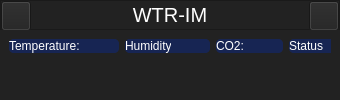
                <widget class="QWidget" name="sensor1_page">
                 <property name="styleSheet">
                  <string notr="true">background-color: rgb(34, 34, 34);
</string>
                 </property>
                 <layout class="QVBoxLayout" name="verticalLayout_7">
                  <property name="spacing">
                   <number>0</number>
                  </property>
                  <property name="leftMargin">
                   <number>0</number>
                  </property>
                  <property name="topMargin">
                   <number>0</number>
                  </property>
                  <property name="rightMargin">
                   <number>0</number>
                  </property>
                  <property name="bottomMargin">
                   <number>0</number>
                  </property>
                  <item>
                   <widget class="QFrame" name="sensor1_main_frame">
                    <property name="styleSheet">
                     <string notr="true">background-color: rgb(34, 34, 34);
</string>
                    </property>
                    <property name="frameShape">
                     <enum>QFrame::NoFrame</enum>
                    </property>
                    <property name="frameShadow">
                     <enum>QFrame::Raised</enum>
                    </property>
                    <layout class="QVBoxLayout" name="verticalLayout_6">
                     <property name="spacing">
                      <number>0</number>
                     </property>
                     <property name="leftMargin">
                      <number>0</number>
                     </property>
                     <property name="topMargin">
                      <number>0</number>
                     </property>
                     <property name="rightMargin">
                      <number>0</number>
                     </property>
                     <property name="bottomMargin">
                      <number>0</number>
                     </property>
                     <item>
                      <widget class="QFrame" name="sensor1_header">
                       <property name="maximumSize">
                        <size>
                         <width>16777215</width>
                         <height>30</height>
                        </size>
                       </property>
                       <property name="styleSheet">
                        <string notr="true">QPushButton{
	background-color: rgb(34, 34, 34);
}
QPushButton:hover{
	background-color: rgb(0, 104, 156);
	border-radius: 5px;
}
QLabel{
	background-color: rgb(34, 34, 34);
}
</string>
                       </property>
                       <property name="frameShape">
                        <enum>QFrame::StyledPanel</enum>
                       </property>
                       <property name="frameShadow">
                        <enum>QFrame::Raised</enum>
                       </property>
                       <layout class="QHBoxLayout" name="horizontalLayout_8">
                        <property name="spacing">
                         <number>0</number>
                        </property>
                        <property name="leftMargin">
                         <number>0</number>
                        </property>
                        <property name="topMargin">
                         <number>0</number>
                        </property>
                        <property name="rightMargin">
                         <number>0</number>
                        </property>
                        <property name="bottomMargin">
                         <number>0</number>
                        </property>
                        <item>
                         <widget class="QPushButton" name="sensor1_prev_btn">
                          <property name="minimumSize">
                           <size>
                            <width>0</width>
                            <height>30</height>
                           </size>
                          </property>
                          <property name="maximumSize">
                           <size>
                            <width>30</width>
                            <height>16777215</height>
                           </size>
                          </property>
                          <property name="styleSheet">
                           <string notr="true"/>
                          </property>
                          <property name="text">
                           <string/>
                          </property>
                          <property name="icon">
                           <iconset resource="demo.qrc">
                            <normaloff>:/icons/icons/cil-arrow-circle-left.png</normaloff>:/icons/icons/cil-arrow-circle-left.png</iconset>
                          </property>
                          <property name="iconSize">
                           <size>
                            <width>24</width>
                            <height>24</height>
                           </size>
                          </property>
                         </widget>
                        </item>
                        <item>
                         <widget class="QLabel" name="sensor1_label">
                          <property name="font">
                           <font>
                            <pointsize>15</pointsize>
                            <stylestrategy>PreferDefault</stylestrategy>
                           </font>
                          </property>
                          <property name="styleSheet">
                           <string notr="true">color: rgb(255, 255, 255);</string>
                          </property>
                          <property name="text">
                           <string>WTR-IM</string>
                          </property>
                          <property name="alignment">
                           <set>Qt::AlignCenter</set>
                          </property>
                         </widget>
                        </item>
                        <item>
                         <widget class="QPushButton" name="sensor1_next_btn">
                          <property name="minimumSize">
                           <size>
                            <width>0</width>
                            <height>30</height>
                           </size>
                          </property>
                          <property name="maximumSize">
                           <size>
                            <width>30</width>
                            <height>16777215</height>
                           </size>
                          </property>
                          <property name="styleSheet">
                           <string notr="true"/>
                          </property>
                          <property name="text">
                           <string/>
                          </property>
                          <property name="icon">
                           <iconset resource="demo.qrc">
                            <normaloff>:/icons/icons/cil-arrow-circle-right.png</normaloff>:/icons/icons/cil-arrow-circle-right.png</iconset>
                          </property>
                          <property name="iconSize">
                           <size>
                            <width>24</width>
                            <height>24</height>
                           </size>
                          </property>
                         </widget>
                        </item>
                       </layout>
                      </widget>
                     </item>
                     <item>
                      <widget class="QFrame" name="sensor1_body">
                       <property name="styleSheet">
                        <string notr="true">background-color: rgb(34, 34, 34);
border-radius: 5px;</string>
                       </property>
                       <property name="frameShape">
                        <enum>QFrame::NoFrame</enum>
                       </property>
                       <property name="frameShadow">
                        <enum>QFrame::Raised</enum>
                       </property>
                       <layout class="QVBoxLayout" name="verticalLayout_8">
                        <property name="leftMargin">
                         <number>0</number>
                        </property>
                        <property name="topMargin">
                         <number>0</number>
                        </property>
                        <property name="rightMargin">
                         <number>0</number>
                        </property>
                        <property name="bottomMargin">
                         <number>0</number>
                        </property>
                        <item>
                         <widget class="QFrame" name="sensor1_details_frame">
                          <property name="maximumSize">
                           <size>
                            <width>16777215</width>
                            <height>50</height>
                           </size>
                          </property>
                          <property name="styleSheet">
                           <string notr="true"/>
                          </property>
                          <property name="frameShape">
                           <enum>QFrame::StyledPanel</enum>
                          </property>
                          <property name="frameShadow">
                           <enum>QFrame::Raised</enum>
                          </property>
                          <layout class="QHBoxLayout" name="horizontalLayout_6">
                           <property name="spacing">
                            <number>6</number>
                           </property>
                           <property name="leftMargin">
                            <number>9</number>
                           </property>
                           <property name="topMargin">
                            <number>9</number>
                           </property>
                           <property name="rightMargin">
                            <number>9</number>
                           </property>
                           <property name="bottomMargin">
                            <number>9</number>
                           </property>
                           <item>
                            <widget class="QFrame" name="sensor1_temp_frame">
                             <property name="styleSheet">
                              <string notr="true">QFrame{
background-color: rgb(23, 37, 83);
border-radius: 5px;
}
QPushButton{
background-color: rgb(23, 37, 83);
}
QPushButton:hover{
	background-color: rgb(0, 104, 156);
	border-radius: 5px;
}</string>
                             </property>
                             <property name="frameShape">
                              <enum>QFrame::StyledPanel</enum>
                             </property>
                             <property name="frameShadow">
                              <enum>QFrame::Raised</enum>
                             </property>
                             <layout class="QHBoxLayout" name="horizontalLayout_9">
                              <property name="spacing">
                               <number>0</number>
                              </property>
                              <property name="leftMargin">
                               <number>0</number>
                              </property>
                              <property name="topMargin">
                               <number>0</number>
                              </property>
                              <property name="rightMargin">
                               <number>0</number>
                              </property>
                              <property name="bottomMargin">
                               <number>0</number>
                              </property>
                              <item>
                               <widget class="QLabel" name="sensor1_temp_label">
                                <property name="minimumSize">
                                 <size>
                                  <width>0</width>
                                  <height>0</height>
                                 </size>
                                </property>
                                <property name="styleSheet">
                                 <string notr="true">color: rgb(255, 255, 255);</string>
                                </property>
                                <property name="text">
                                 <string>Temperature:</string>
                                </property>
                               </widget>
                              </item>
                              <item>
                               <widget class="QLabel" name="sensor1_temp_value">
                                <property name="styleSheet">
                                 <string notr="true">color: rgb(255, 255, 255);</string>
                                </property>
                                <property name="text">
                                 <string/>
                                </property>
                               </widget>
                              </item>
                              <item>
                               <widget class="QPushButton" name="sensor1_temp_trend_btn">
                                <property name="maximumSize">
                                 <size>
                                  <width>32</width>
                                  <height>32</height>
                                 </size>
                                </property>
                                <property name="styleSheet">
                                 <string notr="true">background:hover{
	
}</string>
                                </property>
                                <property name="text">
                                 <string/>
                                </property>
                                <property name="icon">
                                 <iconset resource="demo.qrc">
                                  <normaloff>:/icons/icons/cil-chart-line.png</normaloff>:/icons/icons/cil-chart-line.png</iconset>
                                </property>
                                <property name="iconSize">
                                 <size>
                                  <width>32</width>
                                  <height>32</height>
                                 </size>
                                </property>
                               </widget>
                              </item>
                             </layout>
                            </widget>
                           </item>
                           <item>
                            <widget class="QFrame" name="sensor1_humidity_frame">
                             <property name="styleSheet">
                              <string notr="true">QFrame{
background-color: rgb(23, 37, 83);
border-radius: 5px;
}
QPushButton{
background-color: rgb(23, 37, 83);
}
QPushButton:hover{
	background-color: rgb(0, 104, 156);
	border-radius: 5px;
}</string>
                             </property>
                             <property name="frameShape">
                              <enum>QFrame::StyledPanel</enum>
                             </property>
                             <property name="frameShadow">
                              <enum>QFrame::Raised</enum>
                             </property>
                             <layout class="QHBoxLayout" name="horizontalLayout_10">
                              <property name="spacing">
                               <number>0</number>
                              </property>
                              <property name="leftMargin">
                               <number>0</number>
                              </property>
                              <property name="topMargin">
                               <number>0</number>
                              </property>
                              <property name="rightMargin">
                               <number>0</number>
                              </property>
                              <property name="bottomMargin">
                               <number>0</number>
                              </property>
                              <item>
                               <widget class="QLabel" name="sensor1_humidity_label">
                                <property name="maximumSize">
                                 <size>
                                  <width>46</width>
                                  <height>16777215</height>
                                 </size>
                                </property>
                                <property name="styleSheet">
                                 <string notr="true">color: rgb(255, 255, 255);</string>
                                </property>
                                <property name="text">
                                 <string>Humidity:</string>
                                </property>
                               </widget>
                              </item>
                              <item>
                               <widget class="QLabel" name="sensor1_humidity_value">
                                <property name="styleSheet">
                                 <string notr="true">color: rgb(255, 255, 255);</string>
                                </property>
                                <property name="text">
                                 <string/>
                                </property>
                               </widget>
                              </item>
                              <item>
                               <widget class="QPushButton" name="sensor1_humidity_trend_btn">
                                <property name="maximumSize">
                                 <size>
                                  <width>32</width>
                                  <height>32</height>
                                 </size>
                                </property>
                                <property name="styleSheet">
                                 <string notr="true"/>
                                </property>
                                <property name="text">
                                 <string/>
                                </property>
                                <property name="icon">
                                 <iconset resource="demo.qrc">
                                  <normaloff>:/icons/icons/cil-chart-line.png</normaloff>:/icons/icons/cil-chart-line.png</iconset>
                                </property>
                                <property name="iconSize">
                                 <size>
                                  <width>32</width>
                                  <height>32</height>
                                 </size>
                                </property>
                               </widget>
                              </item>
                             </layout>
                            </widget>
                           </item>
                           <item>
                            <widget class="QFrame" name="sensor1_CO2_frame">
                             <property name="styleSheet">
                              <string notr="true">QFrame{
background-color: rgb(23, 37, 83);
border-radius: 5px;
}
QPushButton{
background-color: rgb(23, 37, 83);
}
QPushButton:hover{
	background-color: rgb(0, 104, 156);
	border-radius: 5px;
}</string>
                             </property>
                             <property name="frameShape">
                              <enum>QFrame::StyledPanel</enum>
                             </property>
                             <property name="frameShadow">
                              <enum>QFrame::Raised</enum>
                             </property>
                             <layout class="QHBoxLayout" name="horizontalLayout_11">
                              <property name="spacing">
                               <number>0</number>
                              </property>
                              <property name="leftMargin">
                               <number>0</number>
                              </property>
                              <property name="topMargin">
                               <number>0</number>
                              </property>
                              <property name="rightMargin">
                               <number>0</number>
                              </property>
                              <property name="bottomMargin">
                               <number>0</number>
                              </property>
                              <item>
                               <widget class="QLabel" name="sensor1_co2_label">
                                <property name="maximumSize">
                                 <size>
                                  <width>30</width>
                                  <height>16777215</height>
                                 </size>
                                </property>
                                <property name="styleSheet">
                                 <string notr="true">color: rgb(255, 255, 255);</string>
                                </property>
                                <property name="text">
                                 <string>CO2:</string>
                                </property>
                               </widget>
                              </item>
                              <item>
                               <widget class="QLabel" name="sensor1_co2_value">
                                <property name="styleSheet">
                                 <string notr="true">color: rgb(255, 255, 255);</string>
                                </property>
                                <property name="text">
                                 <string/>
                                </property>
                               </widget>
                              </item>
                              <item>
                               <widget class="QPushButton" name="sensor1_co2_trend_btn">
                                <property name="maximumSize">
                                 <size>
                                  <width>32</width>
                                  <height>32</height>
                                 </size>
                                </property>
                                <property name="styleSheet">
                                 <string notr="true"/>
                                </property>
                                <property name="text">
                                 <string/>
                                </property>
                                <property name="icon">
                                 <iconset resource="demo.qrc">
                                  <normaloff>:/icons/icons/cil-chart-line.png</normaloff>:/icons/icons/cil-chart-line.png</iconset>
                                </property>
                                <property name="iconSize">
                                 <size>
                                  <width>32</width>
                                  <height>32</height>
                                 </size>
                                </property>
                               </widget>
                              </item>
                             </layout>
                            </widget>
                           </item>
                           <item>
                            <widget class="QFrame" name="sensor1_status_frame">
                             <property name="styleSheet">
                              <string notr="true">background-color: rgb(23, 37, 83);
border-radius: 5px;</string>
                             </property>
                             <property name="frameShape">
                              <enum>QFrame::StyledPanel</enum>
                             </property>
                             <property name="frameShadow">
                              <enum>QFrame::Raised</enum>
                             </property>
                             <layout class="QHBoxLayout" name="horizontalLayout_12">
                              <property name="spacing">
                               <number>0</number>
                              </property>
                              <property name="leftMargin">
                               <number>0</number>
                              </property>
                              <property name="topMargin">
                               <number>0</number>
                              </property>
                              <property name="rightMargin">
                               <number>0</number>
                              </property>
                              <property name="bottomMargin">
                               <number>0</number>
                              </property>
                              <item>
                               <widget class="QLabel" name="sensor1_status_label">
                                <property name="maximumSize">
                                 <size>
                                  <width>35</width>
                                  <height>16777215</height>
                                 </size>
                                </property>
                                <property name="styleSheet">
                                 <string notr="true">color: rgb(255, 255, 255);</string>
                                </property>
                                <property name="text">
                                 <string>Status:</string>
                                </property>
                               </widget>
                              </item>
                              <item>
                               <widget class="QLabel" name="sensor1_status_value">
                                <property name="styleSheet">
                                 <string notr="true">color: rgb(255, 255, 255);</string>
                                </property>
                                <property name="text">
                                 <string/>
                                </property>
                               </widget>
                              </item>
                             </layout>
                            </widget>
                           </item>
                          </layout>
                         </widget>
                        </item>
                        <item>
                         <widget class="MplWidget" name="sensor1_MplWidget" native="true"/>
                        </item>
                       </layout>
                      </widget>
                     </item>
                    </layout>
                   </widget>
                  </item>
                 </layout>
                </widget>
